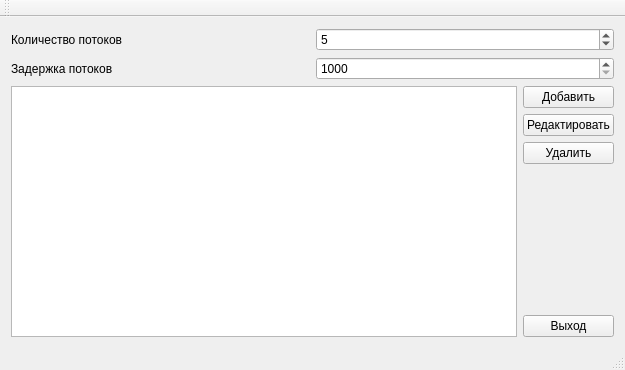
<?xml version="1.0" encoding="UTF-8"?>
<ui version="4.0">
 <class>MainWindow</class>
 <widget class="QMainWindow" name="MainWindow">
  <property name="geometry">
   <rect>
    <x>0</x>
    <y>0</y>
    <width>625</width>
    <height>370</height>
   </rect>
  </property>
  <property name="windowTitle">
   <string>MainWindow</string>
  </property>
  <widget class="QWidget" name="centralWidget">
   <layout class="QVBoxLayout" name="verticalLayout_2">
    <item>
     <layout class="QHBoxLayout" name="horizontalLayout_2">
      <item>
       <widget class="QLabel" name="label">
        <property name="text">
         <string>Количество потоков</string>
        </property>
       </widget>
      </item>
      <item>
       <widget class="QSpinBox" name="sbox_count">
        <property name="minimum">
         <number>0</number>
        </property>
        <property name="maximum">
         <number>100</number>
        </property>
        <property name="value">
         <number>5</number>
        </property>
       </widget>
      </item>
     </layout>
    </item>
    <item>
     <layout class="QHBoxLayout" name="horizontalLayout_3">
      <item>
       <widget class="QLabel" name="label_2">
        <property name="text">
         <string>Задержка потоков</string>
        </property>
       </widget>
      </item>
      <item>
       <widget class="QSpinBox" name="sbox_interval">
        <property name="minimum">
         <number>1000</number>
        </property>
        <property name="maximum">
         <number>10000</number>
        </property>
        <property name="value">
         <number>1000</number>
        </property>
       </widget>
      </item>
     </layout>
    </item>
    <item>
     <layout class="QHBoxLayout" name="horizontalLayout">
      <item>
       <widget class="QListView" name="listView"/>
      </item>
      <item>
       <layout class="QVBoxLayout" name="verticalLayout">
        <item>
         <widget class="QPushButton" name="btn_add">
          <property name="text">
           <string>Добавить</string>
          </property>
         </widget>
        </item>
        <item>
         <widget class="QPushButton" name="btn_edit">
          <property name="text">
           <string>Редактировать</string>
          </property>
         </widget>
        </item>
        <item>
         <widget class="QPushButton" name="btn_remove">
          <property name="text">
           <string>Удалить</string>
          </property>
         </widget>
        </item>
        <item>
         <spacer name="verticalSpacer">
          <property name="orientation">
           <enum>Qt::Vertical</enum>
          </property>
          <property name="sizeHint" stdset="0">
           <size>
            <width>20</width>
            <height>40</height>
           </size>
          </property>
         </spacer>
        </item>
        <item>
         <widget class="QPushButton" name="btn_exit">
          <property name="text">
           <string>Выход</string>
          </property>
         </widget>
        </item>
       </layout>
      </item>
     </layout>
    </item>
   </layout>
  </widget>
  <widget class="QMenuBar" name="menuBar">
   <property name="geometry">
    <rect>
     <x>0</x>
     <y>0</y>
     <width>625</width>
     <height>20</height>
    </rect>
   </property>
  </widget>
  <widget class="QToolBar" name="mainToolBar">
   <attribute name="toolBarArea">
    <enum>TopToolBarArea</enum>
   </attribute>
   <attribute name="toolBarBreak">
    <bool>false</bool>
   </attribute>
  </widget>
  <widget class="QStatusBar" name="statusBar"/>
 </widget>
 <layoutdefault spacing="6" margin="11"/>
 <resources/>
 <connections/>
</ui>
